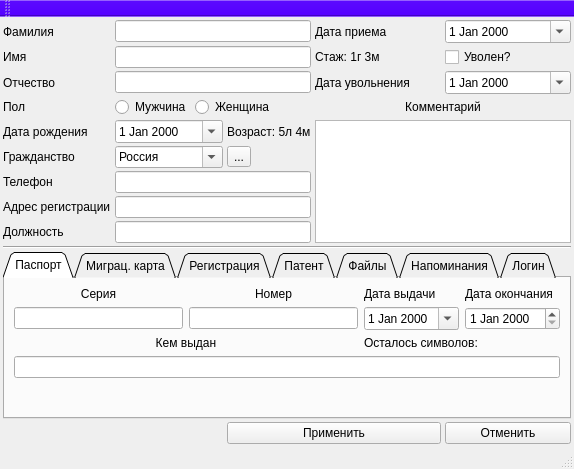
<?xml version="1.0" encoding="UTF-8"?>
<ui version="4.0">
 <class>MainWindow</class>
 <widget class="QMainWindow" name="MainWindow">
  <property name="geometry">
   <rect>
    <x>0</x>
    <y>0</y>
    <width>574</width>
    <height>453</height>
   </rect>
  </property>
  <property name="windowTitle">
   <string>MainWindow</string>
  </property>
  <widget class="QWidget" name="centralwidget">
   <layout class="QGridLayout" name="gridLayout">
    <property name="leftMargin">
     <number>3</number>
    </property>
    <property name="topMargin">
     <number>3</number>
    </property>
    <property name="rightMargin">
     <number>3</number>
    </property>
    <property name="bottomMargin">
     <number>3</number>
    </property>
    <property name="horizontalSpacing">
     <number>4</number>
    </property>
    <property name="verticalSpacing">
     <number>3</number>
    </property>
    <item row="3" column="0">
     <widget class="QLabel" name="label_3">
      <property name="text">
       <string>Отчество</string>
      </property>
     </widget>
    </item>
    <item row="0" column="0">
     <widget class="QLabel" name="label">
      <property name="text">
       <string>Фамилия</string>
      </property>
     </widget>
    </item>
    <item row="2" column="0">
     <widget class="QLabel" name="label_2">
      <property name="text">
       <string>Имя</string>
      </property>
     </widget>
    </item>
    <item row="6" column="0">
     <widget class="QLabel" name="label_4">
      <property name="text">
       <string>Дата рождения</string>
      </property>
     </widget>
    </item>
    <item row="9" column="1" colspan="3">
     <widget class="QLineEdit" name="lineEdit_5"/>
    </item>
    <item row="3" column="5">
     <widget class="QDateEdit" name="dateEdit_3">
      <property name="calendarPopup">
       <bool>true</bool>
      </property>
     </widget>
    </item>
    <item row="2" column="4">
     <widget class="QLabel" name="label_10">
      <property name="text">
       <string>Стаж: 1г 3м</string>
      </property>
     </widget>
    </item>
    <item row="2" column="5">
     <widget class="QCheckBox" name="checkBox">
      <property name="text">
       <string>Уволен?</string>
      </property>
     </widget>
    </item>
    <item row="3" column="4">
     <widget class="QLabel" name="label_9">
      <property name="text">
       <string>Дата увольнения</string>
      </property>
     </widget>
    </item>
    <item row="11" column="0" colspan="6">
     <widget class="Line" name="line">
      <property name="orientation">
       <enum>Qt::Horizontal</enum>
      </property>
     </widget>
    </item>
    <item row="0" column="4">
     <widget class="QLabel" name="label_8">
      <property name="text">
       <string>Дата приема</string>
      </property>
     </widget>
    </item>
    <item row="0" column="5">
     <widget class="QDateEdit" name="dateEdit_2">
      <property name="calendarPopup">
       <bool>true</bool>
      </property>
     </widget>
    </item>
    <item row="6" column="3">
     <widget class="QLabel" name="label_7">
      <property name="text">
       <string>Возраст: 5л 4м</string>
      </property>
     </widget>
    </item>
    <item row="8" column="1" colspan="3">
     <widget class="QLineEdit" name="lineEdit_6"/>
    </item>
    <item row="8" column="0">
     <widget class="QLabel" name="label_12">
      <property name="text">
       <string>Телефон</string>
      </property>
     </widget>
    </item>
    <item row="7" column="0">
     <widget class="QLabel" name="label_5">
      <property name="text">
       <string>Гражданство</string>
      </property>
     </widget>
    </item>
    <item row="9" column="0">
     <widget class="QLabel" name="label_6">
      <property name="text">
       <string>Адрес регистрации</string>
      </property>
     </widget>
    </item>
    <item row="0" column="1" colspan="3">
     <widget class="QLineEdit" name="lineEdit"/>
    </item>
    <item row="2" column="1" colspan="3">
     <widget class="QLineEdit" name="lineEdit_2"/>
    </item>
    <item row="6" column="1" colspan="2">
     <widget class="QDateEdit" name="dateEdit">
      <property name="calendarPopup">
       <bool>true</bool>
      </property>
     </widget>
    </item>
    <item row="3" column="1" colspan="3">
     <widget class="QLineEdit" name="lineEdit_3"/>
    </item>
    <item row="5" column="4" colspan="2">
     <widget class="QLabel" name="label_11">
      <property name="text">
       <string>&lt;html&gt;&lt;head/&gt;&lt;body&gt;&lt;p align=&quot;center&quot;&gt;Комментарий&lt;/p&gt;&lt;/body&gt;&lt;/html&gt;</string>
      </property>
     </widget>
    </item>
    <item row="5" column="1">
     <widget class="QRadioButton" name="radioButton">
      <property name="text">
       <string>Мужчина</string>
      </property>
     </widget>
    </item>
    <item row="5" column="0">
     <widget class="QLabel" name="label_14">
      <property name="text">
       <string>Пол</string>
      </property>
     </widget>
    </item>
    <item row="5" column="2" colspan="2">
     <widget class="QRadioButton" name="radioButton_2">
      <property name="text">
       <string>Женщина</string>
      </property>
     </widget>
    </item>
    <item row="7" column="1" colspan="2">
     <widget class="QComboBox" name="comboBox">
      <property name="editable">
       <bool>true</bool>
      </property>
      <item>
       <property name="text">
        <string>Россия</string>
       </property>
      </item>
      <item>
       <property name="text">
        <string>Киргизия</string>
       </property>
      </item>
     </widget>
    </item>
    <item row="7" column="3">
     <widget class="QToolButton" name="toolButton">
      <property name="text">
       <string>...</string>
      </property>
     </widget>
    </item>
    <item row="14" column="5">
     <widget class="QPushButton" name="pushButton_10">
      <property name="text">
       <string>Отменить</string>
      </property>
     </widget>
    </item>
    <item row="14" column="3" colspan="2">
     <widget class="QPushButton" name="pushButton_11">
      <property name="text">
       <string>Применить</string>
      </property>
     </widget>
    </item>
    <item row="10" column="0">
     <widget class="QLabel" name="label_23">
      <property name="text">
       <string>Должность</string>
      </property>
     </widget>
    </item>
    <item row="6" column="4" rowspan="5" colspan="2">
     <widget class="QPlainTextEdit" name="plainTextEdit"/>
    </item>
    <item row="10" column="1" colspan="3">
     <widget class="QLineEdit" name="lineEdit_12"/>
    </item>
    <item row="13" column="0" colspan="6">
     <widget class="QTabWidget" name="tabWidget">
      <property name="styleSheet">
       <string notr="true"/>
      </property>
      <property name="tabShape">
       <enum>QTabWidget::Triangular</enum>
      </property>
      <property name="currentIndex">
       <number>0</number>
      </property>
      <property name="elideMode">
       <enum>Qt::ElideNone</enum>
      </property>
      <property name="usesScrollButtons">
       <bool>true</bool>
      </property>
      <property name="documentMode">
       <bool>false</bool>
      </property>
      <property name="tabsClosable">
       <bool>false</bool>
      </property>
      <property name="movable">
       <bool>false</bool>
      </property>
      <property name="tabBarAutoHide">
       <bool>false</bool>
      </property>
      <widget class="QWidget" name="tab_3">
       <attribute name="title">
        <string>Паспорт</string>
       </attribute>
       <layout class="QGridLayout" name="gridLayout_4">
        <item row="2" column="0" colspan="2">
         <widget class="QLabel" name="label_18">
          <property name="text">
           <string>&lt;html&gt;&lt;head/&gt;&lt;body&gt;&lt;p align=&quot;center&quot;&gt;Кем выдан&lt;/p&gt;&lt;/body&gt;&lt;/html&gt;</string>
          </property>
         </widget>
        </item>
        <item row="1" column="2">
         <widget class="QDateEdit" name="dateEdit_5">
          <property name="calendarPopup">
           <bool>true</bool>
          </property>
         </widget>
        </item>
        <item row="0" column="2">
         <widget class="QLabel" name="label_17">
          <property name="text">
           <string>Дата выдачи</string>
          </property>
         </widget>
        </item>
        <item row="1" column="1">
         <widget class="QLineEdit" name="lineEdit_8"/>
        </item>
        <item row="0" column="1">
         <widget class="QLabel" name="label_16">
          <property name="text">
           <string>&lt;html&gt;&lt;head/&gt;&lt;body&gt;&lt;p align=&quot;center&quot;&gt;Номер&lt;/p&gt;&lt;/body&gt;&lt;/html&gt;</string>
          </property>
         </widget>
        </item>
        <item row="1" column="0">
         <widget class="QLineEdit" name="lineEdit_7"/>
        </item>
        <item row="0" column="0">
         <widget class="QLabel" name="label_15">
          <property name="text">
           <string>&lt;html&gt;&lt;head/&gt;&lt;body&gt;&lt;p align=&quot;center&quot;&gt;Серия&lt;/p&gt;&lt;/body&gt;&lt;/html&gt;</string>
          </property>
         </widget>
        </item>
        <item row="4" column="0">
         <spacer name="verticalSpacer">
          <property name="orientation">
           <enum>Qt::Vertical</enum>
          </property>
          <property name="sizeHint" stdset="0">
           <size>
            <width>20</width>
            <height>40</height>
           </size>
          </property>
         </spacer>
        </item>
        <item row="0" column="3">
         <widget class="QLabel" name="label_26">
          <property name="text">
           <string>Дата окончания</string>
          </property>
         </widget>
        </item>
        <item row="1" column="3">
         <widget class="QDateEdit" name="dateEdit_7"/>
        </item>
        <item row="3" column="0" colspan="4">
         <widget class="QLineEdit" name="lineEdit_9">
          <property name="maxLength">
           <number>37</number>
          </property>
         </widget>
        </item>
        <item row="2" column="2" colspan="2">
         <widget class="QLabel" name="label_19">
          <property name="text">
           <string>Осталось символов: </string>
          </property>
         </widget>
        </item>
       </layout>
      </widget>
      <widget class="QWidget" name="tab_4">
       <attribute name="title">
        <string>Миграц. карта</string>
       </attribute>
       <layout class="QGridLayout" name="gridLayout_5">
        <property name="leftMargin">
         <number>2</number>
        </property>
        <property name="topMargin">
         <number>2</number>
        </property>
        <property name="rightMargin">
         <number>2</number>
        </property>
        <property name="bottomMargin">
         <number>2</number>
        </property>
        <property name="spacing">
         <number>2</number>
        </property>
        <item row="5" column="1">
         <widget class="QLineEdit" name="lineEdit_15"/>
        </item>
        <item row="3" column="0">
         <widget class="QLabel" name="label_24">
          <property name="text">
           <string>Серия</string>
          </property>
         </widget>
        </item>
        <item row="6" column="3">
         <widget class="QDateEdit" name="dateEdit_9">
          <property name="calendarPopup">
           <bool>true</bool>
          </property>
         </widget>
        </item>
        <item row="3" column="1">
         <widget class="QLineEdit" name="lineEdit_13"/>
        </item>
        <item row="3" column="3">
         <widget class="QLineEdit" name="lineEdit_14"/>
        </item>
        <item row="3" column="2">
         <widget class="QLabel" name="label_25">
          <property name="text">
           <string>Номер</string>
          </property>
         </widget>
        </item>
        <item row="6" column="2">
         <widget class="QLabel" name="label_28">
          <property name="text">
           <string>&lt;html&gt;&lt;head/&gt;&lt;body&gt;&lt;p align=&quot;center&quot;&gt;по&lt;/p&gt;&lt;/body&gt;&lt;/html&gt;</string>
          </property>
         </widget>
        </item>
        <item row="6" column="1">
         <widget class="QDateEdit" name="dateEdit_8">
          <property name="calendarPopup">
           <bool>true</bool>
          </property>
         </widget>
        </item>
        <item row="6" column="0">
         <widget class="QLabel" name="label_29">
          <property name="text">
           <string>Срок действия с</string>
          </property>
         </widget>
        </item>
        <item row="5" column="0">
         <widget class="QLabel" name="label_27">
          <property name="text">
           <string>КПП</string>
          </property>
         </widget>
        </item>
        <item row="7" column="1">
         <spacer name="verticalSpacer_5">
          <property name="orientation">
           <enum>Qt::Vertical</enum>
          </property>
          <property name="sizeHint" stdset="0">
           <size>
            <width>20</width>
            <height>40</height>
           </size>
          </property>
         </spacer>
        </item>
       </layout>
      </widget>
      <widget class="QWidget" name="tab_6">
       <attribute name="title">
        <string>Регистрация</string>
       </attribute>
       <layout class="QGridLayout" name="gridLayout_7">
        <item row="0" column="0" colspan="8">
         <widget class="QLabel" name="label_32">
          <property name="text">
           <string>&lt;html&gt;&lt;head/&gt;&lt;body&gt;&lt;p align=&quot;center&quot;&gt;Адреср регистрации&lt;/p&gt;&lt;/body&gt;&lt;/html&gt;</string>
          </property>
         </widget>
        </item>
        <item row="2" column="3">
         <widget class="QLabel" name="label_21">
          <property name="text">
           <string>&lt;html&gt;&lt;head/&gt;&lt;body&gt;&lt;p align=&quot;right&quot;&gt;По&lt;/p&gt;&lt;/body&gt;&lt;/html&gt;</string>
          </property>
         </widget>
        </item>
        <item row="2" column="4">
         <widget class="QDateEdit" name="dateEdit_11">
          <property name="calendarPopup">
           <bool>true</bool>
          </property>
         </widget>
        </item>
        <item row="2" column="2">
         <widget class="QDateEdit" name="dateEdit_6">
          <property name="calendarPopup">
           <bool>true</bool>
          </property>
         </widget>
        </item>
        <item row="2" column="6">
         <widget class="QLabel" name="label_33">
          <property name="text">
           <string>Дата постановки</string>
          </property>
         </widget>
        </item>
        <item row="5" column="1">
         <spacer name="verticalSpacer_3">
          <property name="orientation">
           <enum>Qt::Vertical</enum>
          </property>
          <property name="sizeHint" stdset="0">
           <size>
            <width>20</width>
            <height>40</height>
           </size>
          </property>
         </spacer>
        </item>
        <item row="1" column="0" colspan="8">
         <widget class="QLineEdit" name="lineEdit_18"/>
        </item>
        <item row="2" column="7">
         <widget class="QDateEdit" name="dateEdit_13"/>
        </item>
        <item row="2" column="5">
         <spacer name="horizontalSpacer">
          <property name="orientation">
           <enum>Qt::Horizontal</enum>
          </property>
          <property name="sizeHint" stdset="0">
           <size>
            <width>40</width>
            <height>20</height>
           </size>
          </property>
         </spacer>
        </item>
        <item row="2" column="0" colspan="2">
         <widget class="QLabel" name="label_20">
          <property name="text">
           <string>Срок пребывания С</string>
          </property>
         </widget>
        </item>
       </layout>
      </widget>
      <widget class="QWidget" name="tab_7">
       <attribute name="title">
        <string>Патент</string>
       </attribute>
       <layout class="QGridLayout" name="gridLayout_8">
        <item row="5" column="1">
         <widget class="QDateEdit" name="dateEdit_10">
          <property name="calendarPopup">
           <bool>true</bool>
          </property>
         </widget>
        </item>
        <item row="1" column="1">
         <widget class="QLineEdit" name="lineEdit_10"/>
        </item>
        <item row="0" column="2">
         <widget class="QLabel" name="label_37">
          <property name="text">
           <string>&lt;html&gt;&lt;head/&gt;&lt;body&gt;&lt;p align=&quot;center&quot;&gt;Дополнительный номер&lt;/p&gt;&lt;/body&gt;&lt;/html&gt;</string>
          </property>
         </widget>
        </item>
        <item row="0" column="0">
         <widget class="QLabel" name="label_22">
          <property name="text">
           <string>&lt;html&gt;&lt;head/&gt;&lt;body&gt;&lt;p align=&quot;center&quot;&gt;Серия&lt;/p&gt;&lt;/body&gt;&lt;/html&gt;</string>
          </property>
         </widget>
        </item>
        <item row="0" column="1">
         <widget class="QLabel" name="label_36">
          <property name="text">
           <string>&lt;html&gt;&lt;head/&gt;&lt;body&gt;&lt;p align=&quot;center&quot;&gt;Номер&lt;/p&gt;&lt;/body&gt;&lt;/html&gt;</string>
          </property>
         </widget>
        </item>
        <item row="1" column="0">
         <widget class="QLineEdit" name="lineEdit_4"/>
        </item>
        <item row="1" column="2">
         <widget class="QLineEdit" name="lineEdit_11"/>
        </item>
        <item row="6" column="1">
         <spacer name="verticalSpacer_4">
          <property name="orientation">
           <enum>Qt::Vertical</enum>
          </property>
          <property name="sizeHint" stdset="0">
           <size>
            <width>20</width>
            <height>40</height>
           </size>
          </property>
         </spacer>
        </item>
        <item row="2" column="2">
         <widget class="QLabel" name="label_38">
          <property name="text">
           <string>Дата окончания</string>
          </property>
         </widget>
        </item>
        <item row="2" column="1">
         <widget class="QLabel" name="label_35">
          <property name="text">
           <string>&lt;html&gt;&lt;head/&gt;&lt;body&gt;&lt;p align=&quot;center&quot;&gt;Дата выдачи&lt;/p&gt;&lt;/body&gt;&lt;/html&gt;</string>
          </property>
         </widget>
        </item>
        <item row="5" column="2">
         <widget class="QDateEdit" name="dateEdit_12"/>
        </item>
        <item row="2" column="0">
         <widget class="QLabel" name="label_39">
          <property name="text">
           <string>&lt;html&gt;&lt;head/&gt;&lt;body&gt;&lt;p align=&quot;center&quot;&gt;Кем выдан&lt;/p&gt;&lt;/body&gt;&lt;/html&gt;</string>
          </property>
         </widget>
        </item>
        <item row="5" column="0">
         <widget class="QLineEdit" name="lineEdit_21"/>
        </item>
       </layout>
      </widget>
      <widget class="QWidget" name="tab">
       <attribute name="title">
        <string>Файлы</string>
       </attribute>
       <layout class="QGridLayout" name="gridLayout_3">
        <property name="leftMargin">
         <number>2</number>
        </property>
        <property name="topMargin">
         <number>2</number>
        </property>
        <property name="rightMargin">
         <number>2</number>
        </property>
        <property name="bottomMargin">
         <number>2</number>
        </property>
        <property name="spacing">
         <number>0</number>
        </property>
        <item row="4" column="2">
         <widget class="QPushButton" name="pushButton_4">
          <property name="text">
           <string>Документ 4</string>
          </property>
         </widget>
        </item>
        <item row="2" column="2">
         <widget class="QPushButton" name="pushButton_5">
          <property name="text">
           <string>Документ 2</string>
          </property>
         </widget>
        </item>
        <item row="1" column="2">
         <widget class="QPushButton" name="pushButton">
          <property name="text">
           <string>Документ 1</string>
          </property>
         </widget>
        </item>
        <item row="3" column="2">
         <widget class="QPushButton" name="pushButton_6">
          <property name="text">
           <string>Документ 3</string>
          </property>
         </widget>
        </item>
        <item row="5" column="2">
         <widget class="QPushButton" name="pushButton_7">
          <property name="text">
           <string>Документ 5</string>
          </property>
         </widget>
        </item>
        <item row="1" column="0">
         <widget class="QPushButton" name="pushButton_2">
          <property name="text">
           <string>Добавить</string>
          </property>
         </widget>
        </item>
        <item row="1" column="1">
         <widget class="QPushButton" name="pushButton_3">
          <property name="text">
           <string>Открыть папку</string>
          </property>
         </widget>
        </item>
        <item row="2" column="0" rowspan="4" colspan="2">
         <widget class="QListWidget" name="listWidget">
          <item>
           <property name="text">
            <string>Скан паспорта</string>
           </property>
          </item>
          <item>
           <property name="text">
            <string>Скан миграционки</string>
           </property>
          </item>
          <item>
           <property name="text">
            <string>Скан ННН</string>
           </property>
          </item>
          <item>
           <property name="text">
            <string>Фото</string>
           </property>
          </item>
          <item>
           <property name="text">
            <string>Права</string>
           </property>
          </item>
         </widget>
        </item>
       </layout>
      </widget>
      <widget class="QWidget" name="tab_2">
       <attribute name="title">
        <string>Напоминания</string>
       </attribute>
       <layout class="QGridLayout" name="gridLayout_2">
        <item row="0" column="1">
         <widget class="QDateEdit" name="dateEdit_4">
          <property name="calendarPopup">
           <bool>true</bool>
          </property>
         </widget>
        </item>
        <item row="0" column="0">
         <widget class="QCheckBox" name="checkBox_2">
          <property name="text">
           <string>Включить напоминание</string>
          </property>
         </widget>
        </item>
        <item row="2" column="0" colspan="2">
         <widget class="QPlainTextEdit" name="plainTextEdit_2"/>
        </item>
        <item row="1" column="0" colspan="2">
         <widget class="QLabel" name="label_13">
          <property name="text">
           <string>&lt;html&gt;&lt;head/&gt;&lt;body&gt;&lt;p align=&quot;center&quot;&gt;Текст напоминания&lt;/p&gt;&lt;/body&gt;&lt;/html&gt;</string>
          </property>
         </widget>
        </item>
       </layout>
      </widget>
      <widget class="QWidget" name="tab_5">
       <attribute name="title">
        <string>Логин</string>
       </attribute>
       <layout class="QGridLayout" name="gridLayout_6">
        <item row="0" column="1">
         <widget class="QLabel" name="label_31">
          <property name="text">
           <string>&lt;html&gt;&lt;head/&gt;&lt;body&gt;&lt;p align=&quot;center&quot;&gt;Пароль&lt;/p&gt;&lt;/body&gt;&lt;/html&gt;</string>
          </property>
         </widget>
        </item>
        <item row="1" column="0">
         <widget class="QLineEdit" name="lineEdit_16"/>
        </item>
        <item row="0" column="0">
         <widget class="QLabel" name="label_30">
          <property name="text">
           <string>&lt;html&gt;&lt;head/&gt;&lt;body&gt;&lt;p align=&quot;center&quot;&gt;Логин&lt;/p&gt;&lt;/body&gt;&lt;/html&gt;</string>
          </property>
         </widget>
        </item>
        <item row="1" column="1">
         <widget class="QLineEdit" name="lineEdit_17"/>
        </item>
        <item row="3" column="0">
         <spacer name="verticalSpacer_2">
          <property name="orientation">
           <enum>Qt::Vertical</enum>
          </property>
          <property name="sizeHint" stdset="0">
           <size>
            <width>20</width>
            <height>40</height>
           </size>
          </property>
         </spacer>
        </item>
        <item row="2" column="1">
         <widget class="QPushButton" name="pushButton_8">
          <property name="text">
           <string>Сгенерировать</string>
          </property>
         </widget>
        </item>
        <item row="2" column="0">
         <widget class="QPushButton" name="pushButton_9">
          <property name="text">
           <string>Применить</string>
          </property>
         </widget>
        </item>
       </layout>
      </widget>
     </widget>
    </item>
   </layout>
  </widget>
  <widget class="QStatusBar" name="statusbar"/>
  <widget class="QToolBar" name="toolBar">
   <property name="windowTitle">
    <string>toolBar</string>
   </property>
   <property name="styleSheet">
    <string notr="true">background-color: rgb(85, 0, 255);</string>
   </property>
   <attribute name="toolBarArea">
    <enum>TopToolBarArea</enum>
   </attribute>
   <attribute name="toolBarBreak">
    <bool>false</bool>
   </attribute>
  </widget>
 </widget>
 <resources/>
 <connections/>
</ui>
